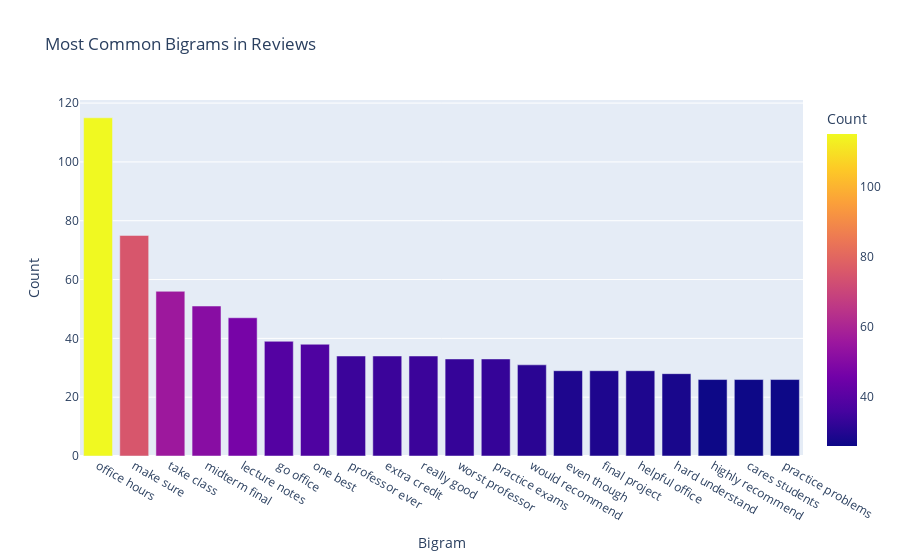

Here is the notebook cell this chart was saved with:
### Code cell
from nltk.util import ngrams

bigrams = list(ngrams(words, 2))
bigram_freq = Counter(bigrams)
df_bigrams = pd.DataFrame(bigram_freq.most_common(20), columns=["Bigram", "Count"])

# Convert tuple to readable text
df_bigrams["Bigram"] = df_bigrams["Bigram"].apply(lambda x: " ".join(x))

# Plot bigrams
fig = px.bar(df_bigrams, x="Bigram", y="Count", title="Most Common Bigrams in Reviews", color="Count")
fig.show()

### Figure 1 — Plotly figure (JSON) as saved in the notebook; plotly's stock layout.template omitted (floating-point values rounded to 4 significant figures)
{"data": [{"alignmentgroup": "True", "hovertemplate": "Bigram=%{x}<br>Count=%{marker.color}<extra></extra>", "legendgroup": "", "marker": {"color": [115, 75, 56, 51, 47, 39, 38, 34, 34, 34, 33, 33, 31, 29, 29, 29, 28, 26, 26, 26], "coloraxis": "coloraxis", "pattern": {"shape": ""}}, "name": "", "offsetgroup": "", "orientation": "v", "showlegend": false, "textposition": "auto", "type": "bar", "x": ["office hours", "make sure", "take class", "midterm final", "lecture notes", "go office", "one best", "professor ever", "extra credit", "really good", "worst professor", "practice exams", "would recommend", "even though", "final project", "helpful office", "hard understand", "highly recommend", "cares students", "practice problems"], "xaxis": "x", "y": [115, 75, 56, 51, 47, 39, 38, 34, 34, 34, 33, 33, 31, 29, 29, 29, 28, 26, 26, 26], "yaxis": "y"}], "layout": {"barmode": "relative", "coloraxis": {"colorbar": {"title": {"text": "Count"}}, "colorscale": [[0, "#0d0887"], [0.1111, "#46039f"], [0.2222, "#7201a8"], [0.3333, "#9c179e"], [0.4444, "#bd3786"], [0.5556, "#d8576b"], [0.6667, "#ed7953"], [0.7778, "#fb9f3a"], [0.8889, "#fdca26"], [1, "#f0f921"]]}, "legend": {"tracegroupgap": 0}, "title": {"text": "Most Common Bigrams in Reviews"}, "xaxis": {"anchor": "y", "domain": [0, 1], "title": {"text": "Bigram"}}, "yaxis": {"anchor": "x", "domain": [0, 1], "title": {"text": "Count"}}}}
